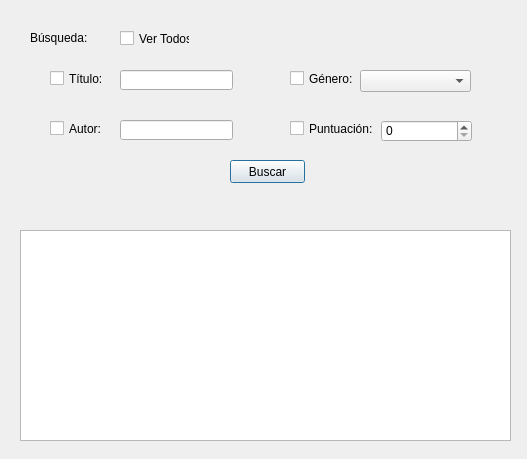
<?xml version="1.0" encoding="UTF-8"?>
<ui version="4.0">
 <class>ver_libros</class>
 <widget class="QDialog" name="ver_libros">
  <property name="geometry">
   <rect>
    <x>0</x>
    <y>0</y>
    <width>527</width>
    <height>459</height>
   </rect>
  </property>
  <property name="windowTitle">
   <string>TUS LIBROS</string>
  </property>
  <property name="windowIcon">
   <iconset>
    <normaloff>pixil-frame-0 (4).png</normaloff>pixil-frame-0 (4).png</iconset>
  </property>
  <widget class="QTableWidget" name="tableWidget">
   <property name="geometry">
    <rect>
     <x>20</x>
     <y>230</y>
     <width>491</width>
     <height>211</height>
    </rect>
   </property>
  </widget>
  <widget class="QCheckBox" name="titulobox">
   <property name="geometry">
    <rect>
     <x>50</x>
     <y>70</y>
     <width>70</width>
     <height>17</height>
    </rect>
   </property>
   <property name="text">
    <string>Título:</string>
   </property>
  </widget>
  <widget class="QLabel" name="label">
   <property name="geometry">
    <rect>
     <x>30</x>
     <y>30</y>
     <width>81</width>
     <height>16</height>
    </rect>
   </property>
   <property name="text">
    <string>Búsqueda:</string>
   </property>
  </widget>
  <widget class="QLineEdit" name="linetitulo">
   <property name="geometry">
    <rect>
     <x>120</x>
     <y>70</y>
     <width>113</width>
     <height>20</height>
    </rect>
   </property>
   <property name="dragEnabled">
    <bool>false</bool>
   </property>
   <property name="readOnly">
    <bool>false</bool>
   </property>
  </widget>
  <widget class="QCheckBox" name="generobox">
   <property name="geometry">
    <rect>
     <x>290</x>
     <y>70</y>
     <width>70</width>
     <height>17</height>
    </rect>
   </property>
   <property name="text">
    <string>Género:</string>
   </property>
  </widget>
  <widget class="QCheckBox" name="autorbox">
   <property name="geometry">
    <rect>
     <x>50</x>
     <y>120</y>
     <width>70</width>
     <height>17</height>
    </rect>
   </property>
   <property name="text">
    <string>Autor:</string>
   </property>
  </widget>
  <widget class="QLineEdit" name="lineautor">
   <property name="geometry">
    <rect>
     <x>120</x>
     <y>120</y>
     <width>113</width>
     <height>20</height>
    </rect>
   </property>
   <property name="dragEnabled">
    <bool>false</bool>
   </property>
   <property name="readOnly">
    <bool>false</bool>
   </property>
  </widget>
  <widget class="QCheckBox" name="puntosbox">
   <property name="geometry">
    <rect>
     <x>290</x>
     <y>120</y>
     <width>91</width>
     <height>17</height>
    </rect>
   </property>
   <property name="text">
    <string>Puntuación:</string>
   </property>
  </widget>
  <widget class="QComboBox" name="comboBox">
   <property name="geometry">
    <rect>
     <x>360</x>
     <y>70</y>
     <width>111</width>
     <height>22</height>
    </rect>
   </property>
  </widget>
  <widget class="QSpinBox" name="spinBox">
   <property name="geometry">
    <rect>
     <x>381</x>
     <y>120</y>
     <width>91</width>
     <height>22</height>
    </rect>
   </property>
   <property name="maximum">
    <number>10</number>
   </property>
  </widget>
  <widget class="QPushButton" name="pushbuscar">
   <property name="geometry">
    <rect>
     <x>230</x>
     <y>160</y>
     <width>75</width>
     <height>23</height>
    </rect>
   </property>
   <property name="text">
    <string>Buscar</string>
   </property>
  </widget>
  <widget class="QLabel" name="label_box">
   <property name="geometry">
    <rect>
     <x>146</x>
     <y>200</y>
     <width>251</width>
     <height>20</height>
    </rect>
   </property>
   <property name="text">
    <string/>
   </property>
   <property name="alignment">
    <set>Qt::AlignCenter</set>
   </property>
  </widget>
  <widget class="QCheckBox" name="todosBox">
   <property name="geometry">
    <rect>
     <x>120</x>
     <y>30</y>
     <width>70</width>
     <height>17</height>
    </rect>
   </property>
   <property name="text">
    <string>Ver Todos</string>
   </property>
  </widget>
 </widget>
 <resources/>
 <connections/>
</ui>
